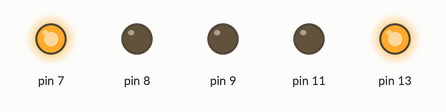
Bench run of a sketch on a simulated Arduino Uno, built with avr-gcc and run on an emulated ATmega328P. Parts: output pins drawn as LEDs (lit = HIGH).

Above: at 2.5 s.
At 5.05 s:
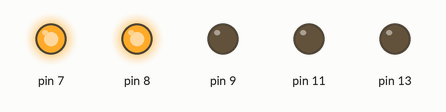
At 5.35 s:
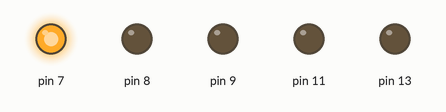
At 8.3 s:
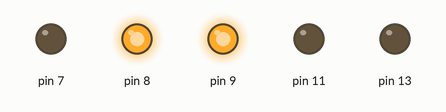
At 13.3 s:
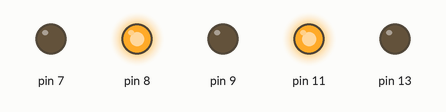
Timing chart, 0 to 20.5 s (numbered marks = the images above):
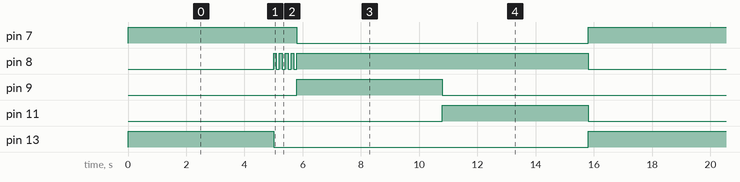

Measured:
- by itself, pin 7: alternates HIGH for 5.8 s and LOW for 10.0 s
- by itself, pin 8: repeats every 15.8 s: 3 × (LOW 0.10 s, HIGH 0.10 s), LOW 0.10 s, HIGH 10.0 s, LOW 5.0 s, HIGH 0.10 s
- by itself, pin 9, pin 11, pin 13: alternates HIGH for 5.0 s and LOW for 10.8 s

The sketch:

SEMAFORO_VETOR_FOR.ino
```cpp
// vetores

//int led1;
//int led2;

int led[5];//DEFINIR QUANTOS LEDS TERA O CONJUNTO

void setup()
{
  //led1=13;
  //led2=12;
  led[0] = 13;//LED Sinaleiro 1 vermelho
  led[1] = 11;//LED Sinaleiro 1 amarelo
  led[2] = 9; //LED Sinaleiro 1 verde

  led[3] = 8;//LED Pedestre vermelho
  led[4] = 7;//LED Pedestre verde


  //pinMode(led1, OUTPUT);
  //pinMode(led2, OUTPUT);
  pinMode(led[0], OUTPUT);//DEFINO COMO O LED VAI SE COMPORTAR
  pinMode(led[1], OUTPUT);
  pinMode(led[2], OUTPUT);
  pinMode(led[3], OUTPUT);
  pinMode(led[4], OUTPUT);
}

void loop()
{
  //digitalWrite(led1, HIGH);

  digitalWrite(led[0], HIGH);//REALIZO AÇÃO DO LED
  digitalWrite(led[1], LOW);
  digitalWrite(led[2], LOW);
  digitalWrite(led[3], LOW);
  digitalWrite(led[4], HIGH);
  delay(5000);

  digitalWrite(led[0], LOW);//REALIZO AÇÃO DO LED
  digitalWrite(led[1], LOW);
  digitalWrite(led[2], LOW);
  for (int x = 1; x < 5; x = x+1) {
    digitalWrite(led[3], HIGH);
    delay(100);
    digitalWrite(led[3], LOW);
    delay(100);
  };
  digitalWrite(led[1], LOW);
  digitalWrite(led[2], HIGH);
  digitalWrite(led[3], HIGH);
  digitalWrite(led[4], LOW);

  delay(5000);

  digitalWrite(led[0], LOW);
  digitalWrite(led[1], HIGH);
  digitalWrite(led[2], LOW);
  digitalWrite(led[3], HIGH);
  digitalWrite(led[4], LOW);
  delay(5000);

}
```
